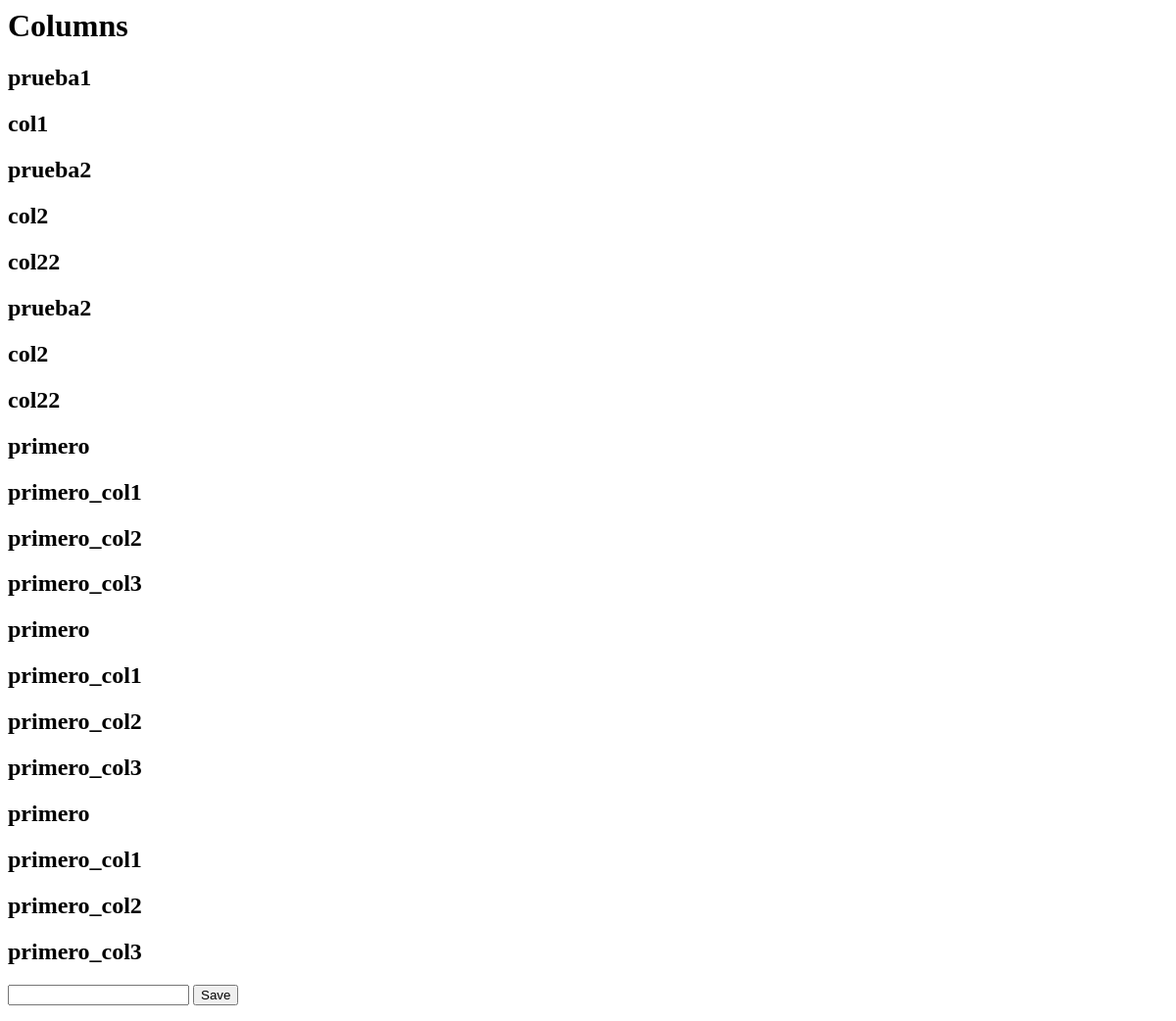
Before: /dashboard/index_col with the older database file.
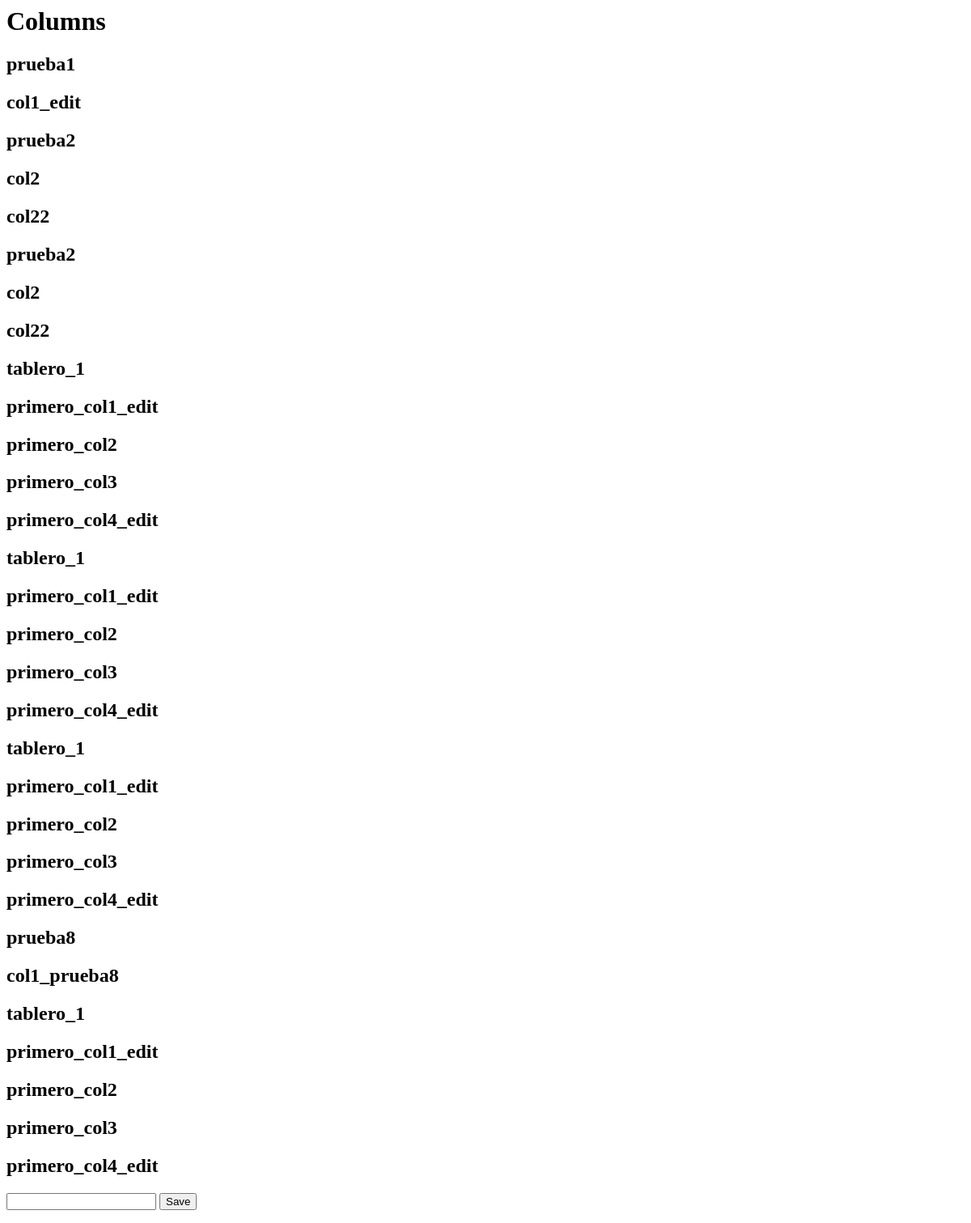
After: the same page with the newer database file.
### dashboard/models.py (models this page shows, shortened)
class Column(models.Model):
    board = models.ForeignKey(Board, on_delete=models.CASCADE)
    name = models.CharField(max_length=50)
    slug = models.SlugField(blank=True, null=True)
    create_date = models.DateField(default=django.utils.timezone.now)

class Board(models.Model):
    name = models.CharField(max_length=50)
    slug = models.SlugField(blank=True, null=True)
    create_date = models.DateField(default=django.utils.timezone.now)

### dashboard/views.py (the view, shortened to what this page needs)
# urls.py: path('index_col', index_col, name='index_col'),
def index_col(request):
    if request.method == 'GET':
        order_by = request.GET.get('order_by', 'create_date')
        search = request.GET.get('search', '')
        columns = Column.objects.order_by('{}'.format(order_by))
        context = {'columns': columns}
        return render(request, 'dashboard/index_col.html', context)
    else:
        return Http404('Not allowed')

### dashboard/templates/dashboard/index_col.html (shortened to what this page needs)
<h1>Columns</h1>
<section class="body-dashboard">
    {% for column in columns %}
        <div>
            <h2>{{column.board.name}}</h2>
            {% with name_board=column.board.name %}
                {% for column in columns %}
                    {%if column.board.name == name_board %}
                        <h2>{{column.name}}</h2>
                    {% endif %}
                {% endfor %}
            {% endwith %}
        </div>
    {% endfor %}
</section>
<section class="footer">
    <form method="post" action="">
        <input type="text" name="name">
        <button type="submit">Save</button>
    </form>
</section>

Changed rows visible on the page:
changed Column "prueba1": name "col1" → "col1_edit"
changed Column: board.name "primero" → "tablero_1"; name "primero_col1" → "primero_col1_edit"
changed through a linked row, Column "primero_col2": board.name "primero" → "tablero_1"
changed through a linked row, Column "primero_col3": board.name "primero" → "tablero_1"
added Column: name "primero_col4_edit", board.name "tablero_1", Column (name "primero_col1_edit"), Column (name "primero_col2"), Column (name "primero_col3")
added Column: board.name "prueba8", name "col1_prueba8"
